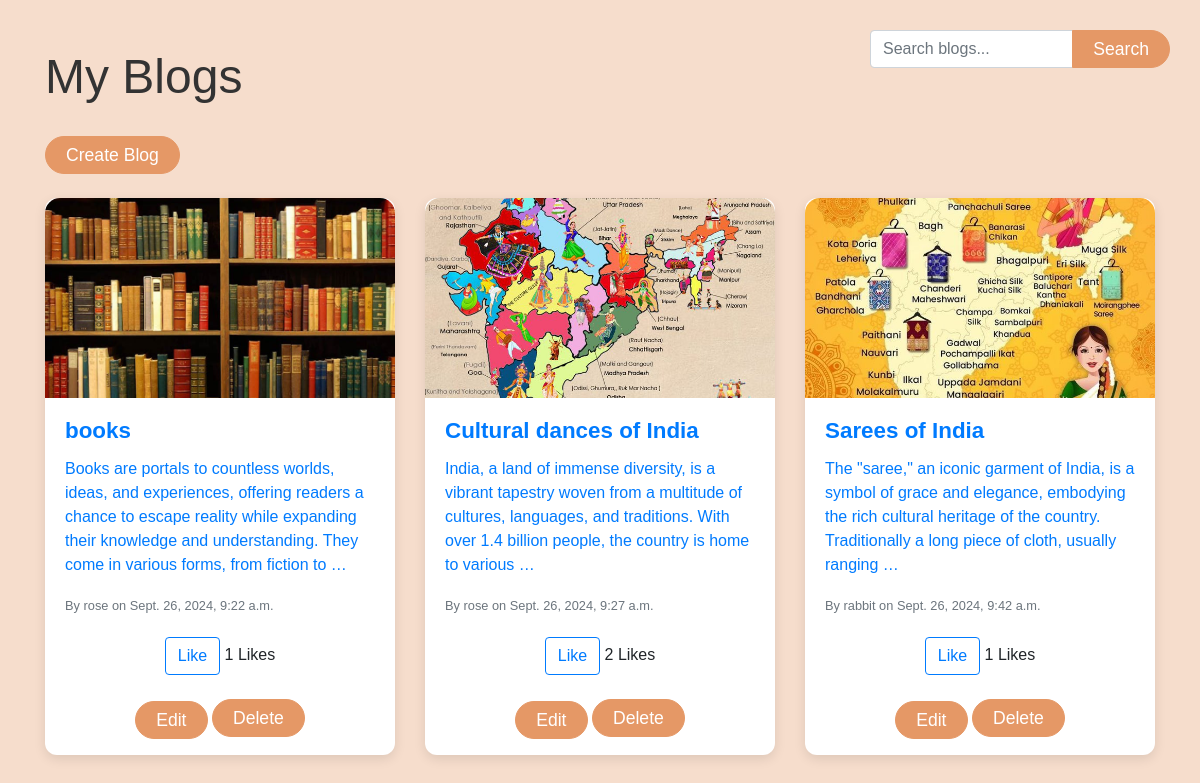
/home/, run on the app's committed database.
### blog/models.py (models this page shows, shortened)
class Blog(models.Model):
    title = models.CharField(max_length=100)
    content = models.TextField()
    image = models.ImageField(upload_to='blog_images/', blank=True, null=True)
    author = models.ForeignKey(User, on_delete=models.CASCADE)
    created_at = models.DateTimeField(auto_now_add=True)
    parent_blog = models.ForeignKey('self', on_delete=models.SET_NULL, null=True, blank=True, related_name='child_blogs')
    likes = models.ManyToManyField(User, related_name='blog_likes', blank=True)  # Many-to-Many for likes
    def total_likes(self):
        return self.likes.count()

### blog/views.py (the view)
# urls.py: path('home/', views.home, name='home'),
def home(request):
    blogs = Blog.objects.filter(parent_blog__isnull=True)
    return render(request, 'blog/home.html', {'blogs': blogs})

### blog/templates/blog/home.html (shortened to what this page needs)
<!DOCTYPE html>
<html lang="en">
<head>
    {% load static %}
    <link rel="stylesheet" href="https://maxcdn.bootstrapcdn.com/bootstrap/4.5.2/css/bootstrap.min.css">
    <link rel="stylesheet" href="{% static 'css/styles.css' %}">
</head>
<body>
    <div class="container mt-5">
        <form method="GET" action="{% url 'search' %}" class="search-bar">
            <div class="input-group">
                <input type="text" name="q" class="form-control" placeholder="Search blogs..." required>
                <div class="input-group-append">
                    <button class="btn btn-primary" type="submit">Search</button>
                </div>
            </div>
        </form>
        <h1>My Blogs</h1>
        <div class="text-left mb-4">
            <a href="{% url 'create_blog' %}" class="btn btn-primary">Create Blog</a>
        </div>
        <div class="row">
            {% for blog in blogs %}
            <div class="col-md-4 col-sm-6 mb-4">
                <div class="card">
                    <a href="{% url 'view_blog' blog.id %}">
                        {% if blog.image %}
                        <img src="{{ blog.image.url }}" class="card-img-top" alt="{{ blog.title }}">
                        {% endif %}
                        <div class="card-body">
                            <h5 class="card-title">{{ blog.title }}</h5>
                            <p class="card-text">{{ blog.content|truncatewords:30 }}</p>
                            <p class="card-text"><small class="text-muted">By {{ blog.author.username }} on {{ blog.created_at }}</small></p>
                        </div>
                    </a>
                    <div class="text-center mb-3">
                        <form action="{% url 'like_blog' blog.id %}" method="POST" class="d-inline-block">
                            {% if user in blog.likes.all %}
                                <button type="submit" class="btn btn-outline-danger">Unlike</button>
                            {% else %}
                                <button type="submit" class="btn btn-outline-primary">Like</button>
                            {% endif %}
                            <span>{{ blog.total_likes }} Likes</span>
                        </form>
                    </div>
                    <div class="text-center mb-3">
                        <a href="{% url 'edit_blog' blog.id %}" class="btn btn-primary mt-1">Edit</a>
                        <form action="{% url 'delete_blog' blog.id %}" method="POST" class="d-inline-block mt-2">
                            <button type="submit" class="btn btn-primary">Delete</button>
                        </form>
                    </div>
                </div>
            </div>
            {% endfor %}
        </div>
    </div>
</body>
</html>

### static/css/styles.css (style rules this page uses)
body { background-color: lightcyan; }

### blog/templates/blog/home.html (style rules this page uses)
body { background-color: #F6DDCC ; font-family: 'Arial', sans-serif; }
h1 { font-size: 3rem; text-align: left; margin-bottom: 30px; color: #333; }
.row { display: flex; flex-wrap: wrap; }
.card { border: none; border-radius: 12px; box-shadow: 0 4px 12px rgba(0, 0, 0, 0.1); transition: transform 0.3s ease, box-shadow 0.3s ease; display: flex; flex-direction: column; height: 100%; }
.card img { border-top-left-radius: 15px; border-top-right-radius: 15px; height: 200px; object-fit: cover; }
.card-body { flex-grow: 1; }
.btn-primary { background-color:#E59866; border-color: #E59866; padding: 5px 20px; font-size: 1.1rem; border-radius: 50px; }
.card-title { font-size: 1.4rem; font-weight: bold; }
.card-text small { color: #777; }
.search-bar { max-width: 300px; position: absolute; top: 30px; right: 30px; }

### data on the page
Blog: image (picture), title "books", content "Books are portals to countless worlds, ideas, and experiences, offering readers a chance to escape reality while expanding their knowledge and understanding. They come in various forms, from fiction to …", author.username "rose", created_at "Sept. 26, 2024, 9:22 a.m.", shows "Like", total_likes "1"
Blog: image (picture), title "Cultural dances of India", content "India, a land of immense diversity, is a vibrant tapestry woven from a multitude of cultures, languages, and traditions. With over 1.4 billion people, the country is home to various …", author.username "rose", created_at "Sept. 26, 2024, 9:27 a.m.", shows "Like", total_likes "2"
Blog: image (picture), title "Sarees of India", content "The \"saree,\" an iconic garment of India, is a symbol of grace and elegance, embodying the rich cultural heritage of the country. Traditionally a long piece of cloth, usually ranging …", author.username "rabbit", created_at "Sept. 26, 2024, 9:42 a.m.", shows "Like", total_likes "1"
